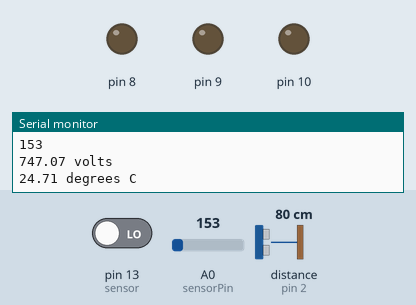
This sketch was run on a simulated Arduino Uno, built with avr-gcc and run on an emulated ATmega328P. On the bench: output pins drawn as LEDs (lit = HIGH), the last lines printed to the serial monitor. Wiring (inferred from the names in the program): ultrasonic range finder: trigger pin 3; echo pin 2. The test bench sets the inputs (shaded band); at power-on: distance to the obstacle (sensor on pin 2) 80 cm, pin 13 (sensor) LOW, A0 (sensorPin) = 153. The echo pulse lasts 58.3 µs per cm; pins used as bus, display or sensor lines are not drawn.

Above: at 1.8 s.
1.9 s: distance to the obstacle (sensor on pin 2) set to 120 cm
6.1 s: pin 13 (sensor) driven HIGH
9.5 s: A0 (sensorPin) set to 169
12.3 s: A0 (sensorPin) set to 196
At 15.3 s:
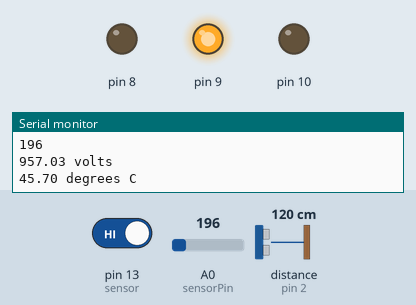
Timing chart, 0 to 16.6 s (numbered marks = the images above; inputs shaded):
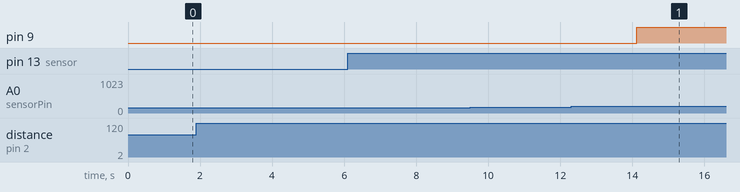

The sketch:

SENSORS.ino
```cpp
 //TMP36 Pin Variables
#define trigPin 3
#define echoPin 2
int sensorPin = A0;
int sensor = 13;              // the pin that the sensor is atteched to
long duration;
int distance;
int val = 0;

void setup()
 {
pinMode(sensorPin,INPUT);
  pinMode(13,INPUT);
  pinMode(echoPin,INPUT);
  pinMode(trigPin,OUTPUT);
  pinMode(8,OUTPUT);
  pinMode(9,OUTPUT);
  pinMode(10,OUTPUT);
Serial.begin(9600);

   }
void loop()
{

  //TEMPERATURE SENSOR CODE
int adcData = analogRead(sensorPin);
Serial.println(adcData);
float voltage = (adcData)*(5.0/1024)*1000;
Serial.print(voltage); Serial.println(" volts");
float temperatureC = (voltage - 500)/10 ;  //converting from 10 mv per degree with 500 mV offset
     //to degrees ((voltage - 500mV)/10)
Serial.print(temperatureC); Serial.println(" degrees C");
  // now convert to Fahrenheit
float temperatureF = (temperatureC * 9.0 / 5.0) + 32.0;
//Serial.print(temperatureF); Serial.println(" degrees F");
delay(1000); //waiting a second

//PIR SENSOR CODE
  val = digitalRead(sensor);   // read sensor value

    if (val == 1) {
      Serial.println("Motion detected!");

    }

  else {

      if (val == 0 ){
        Serial.println("Motion stopped!");

    }
}

//ULTRASOUND SENSOR CODE
  // Clears the trigPin condition
  digitalWrite(trigPin, LOW);
  delayMicroseconds(2);
  // Sets the trigPin HIGH (ACTIVE) for 10 microseconds
  digitalWrite(trigPin, HIGH);
  delayMicroseconds(10);
  digitalWrite(trigPin, LOW);
  // Reads the echoPin, returns the sound wave travel time in microseconds
  duration = pulseIn(echoPin, HIGH);
  // Calculating the distance
  distance = duration * 0.03432/ 2; // Speed of sound wave divided by 2 (go and back)
  // Displays the distance on the Serial Monitor
  Serial.print("Distance: ");
  Serial.print(distance);
  Serial.println(" cm");

  if(temperatureC>=1 && temperatureC<=40 && val==1 && distance>=1 && distance<=10){
  digitalWrite(8,HIGH);
  }
  if((temperatureC>40 && temperatureC<=80) && (val==1) && (distance=30)){
  digitalWrite(9,HIGH);
  }
  if((temperatureC>80 && temperatureC<=100) && (val==1) && (distance=100)){
  digitalWrite(10,HIGH);
  }
}
```

Measured:
- the behaviour switches between 184 and 185 on A0 (sensorPin) (found by bisection; images 0 and 1)
- after the input at 12.3 s, pin 9: LOW → HIGH after 1.8 s
